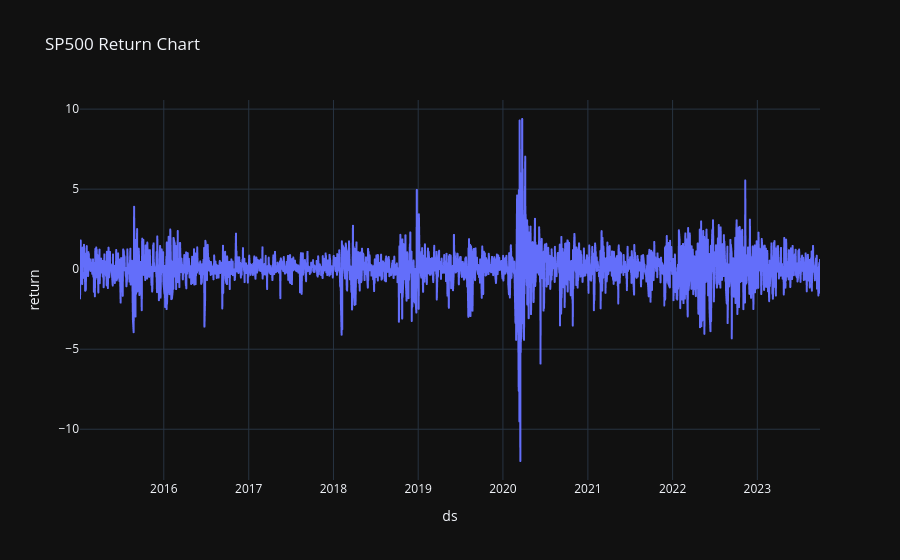

Notebook source saved alongside this figure:
### Code cell
import plotly.express as px
fig = px.line(df, x=df["ds"], y="return",title="SP500 Return Chart",template = "plotly_dark")
fig.show()

### Figure 1 — Plotly figure (JSON) as saved in the notebook; plotly's stock layout.template omitted (floating-point values rounded to 4 significant figures; data arrays with more than 128 entries replaced by an {"elided": "..."} marker saying what was removed)
{"data": [{"hovertemplate": "ds=%{x}<br>return=%{y}<extra></extra>", "legendgroup": "", "line": {"color": "#636efa", "dash": "solid"}, "marker": {"symbol": "circle"}, "mode": "lines", "name": "", "showlegend": false, "type": "scattergl", "x": {"elided": "2199 str values"}, "xaxis": "x", "y": {"elided": "2199 float values"}, "yaxis": "y"}], "layout": {"autosize": true, "legend": {"tracegroupgap": 0}, "title": {"text": "SP500 Return Chart"}, "xaxis": {"anchor": "y", "autorange": true, "domain": [0, 1], "range": ["2015-01-05", "2023-09-28"], "title": {"text": "ds"}, "type": "date"}, "yaxis": {"anchor": "x", "autorange": true, "domain": [0, 1], "range": [-13.17, 10.57], "title": {"text": "return"}, "type": "linear"}}}
